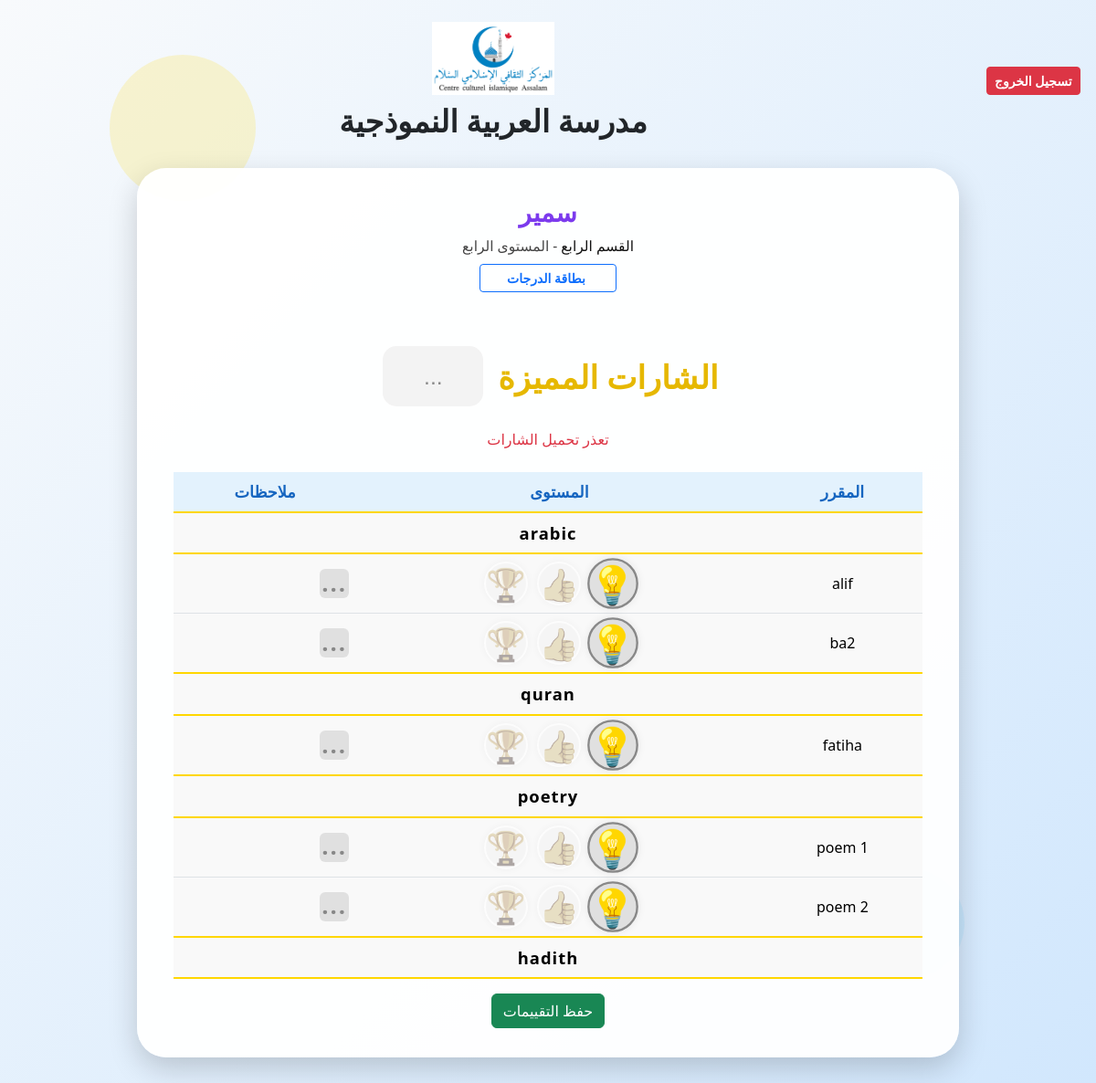
The app's page /student_abilities/23/8 (signed in) with its own data.
### tables this page shows
CREATE TABLE students (
        id INTEGER PRIMARY KEY,
        name TEXT NOT NULL,
        class_id INTEGER,
        email TEXT,
        phone TEXT,
        notes TEXT,
        alerts TEXT
    , date_of_birth TEXT, secondary_email TEXT);

CREATE TABLE classes (
        id INTEGER PRIMARY KEY AUTOINCREMENT,
        name TEXT NOT NULL,
        teacher_id INTEGER,
        local_admin_id INTEGER NOT NULL,
        level_id INTEGER, backup_teacher_id INTEGER, dawra1_pub_start TEXT, dawra1_pub_end TEXT, dawra2_pub_start TEXT, dawra2_pub_end TEXT, dawra3_pub_start TEXT, dawra3_pub_end TEXT, year_pub_start TEXT, year_pub_end TEXT,
        FOREIGN KEY(teacher_id) REFERENCES teachers(id),
        FOREIGN KEY(local_admin_id) REFERENCES users(id),
        FOREIGN KEY(level_id) REFERENCES levels(id)
    );

CREATE TABLE levels (
        id INTEGER PRIMARY KEY AUTOINCREMENT,
        name TEXT NOT NULL,
        local_admin_id INTEGER NOT NULL,
        FOREIGN KEY(local_admin_id) REFERENCES users(id)
    );

CREATE TABLE curriculum_groups (
        id INTEGER PRIMARY KEY AUTOINCREMENT,
        name TEXT NOT NULL,
        local_admin_id INTEGER NOT NULL, level_id INTEGER,
        FOREIGN KEY(local_admin_id) REFERENCES users(id)
    );

CREATE TABLE curriculum_items (
        id INTEGER PRIMARY KEY AUTOINCREMENT,
        group_id INTEGER NOT NULL,
        name TEXT NOT NULL,
        FOREIGN KEY(group_id) REFERENCES curriculum_groups(id)
    );

### main.py (the view, shortened to what this page needs)
@app.route('/student_abilities/<int:student_id>/<int:class_id>', methods=['GET', 'POST'])
def student_abilities(student_id, class_id):
    from flask import session, redirect, url_for
    if 'user_id' not in session:
        return redirect(url_for('login'))
    import sqlite3
    from flask import jsonify
    import os
    import json
    conn = sqlite3.connect('ArabicSchool.db', timeout=10, check_same_thread=False)
    c = conn.cursor()
    info_path = os.path.join(os.path.dirname(__file__), 'school_info.json')
    if os.path.exists(info_path):
        with open(info_path, encoding='utf-8') as f:
            school_info = json.load(f)
    else:
        school_info = {"name": "", "logo": "school_logo.png"}
    c.execute('SELECT name, level_id FROM classes WHERE id=?', (class_id,))
    row = c.fetchone()
    if not row or not row[0] or not row[1]:
        conn.close()
        error_message = 'لم يتم العثور على الصف أو المستوى المطلوب.'
        return render_template('student_abilities.html', school_info=school_info, error_message=error_message)
    class_name = row[0]
    level_id = row[1]
    c.execute('SELECT name FROM levels WHERE id=?', (level_id,))
    level_row = c.fetchone()
    class_level = level_row[0] if level_row else ''
    c.execute('''SELECT cg.id, cg.name FROM curriculum_groups cg WHERE cg.level_id=?''', (level_id,))
    groups = []
    for group_id, group_name in c.fetchall():
        c.execute('''SELECT ci.id, ci.name FROM curriculum_items ci WHERE ci.group_id=?''', (group_id,))
        items = [{'id': cid, 'name': name} for cid, name in c.fetchall()]
        groups.append({'group_name': group_name, 'items': items})
    c.execute('SELECT curriculum_item_id, level, comment, comment_updated_at, comment_user FROM student_grades WHERE student_id=?', (student_id,))
    rows = c.fetchall()
    scores = {row[0]: row[1] for row in rows}
    comments = {row[0]: row[2] or '' for row in rows}
    comment_meta = {row[0]: {'updated_at': row[3], 'user': row[4]} for row in rows}
    editable = session.get('role') in ('teacher', 'local_admin')
    level_badges = [
        { 'label': 'بحاجة لمتابعة', 'class': 'level-none', 'icon': '💡' },
        { 'label': 'متوسط', 'class': 'level-intermediate', 'icon': '👍' },
        { 'label': 'متميز', 'class': 'level-master', 'icon': '🏆' },
    ]
    c.execute('SELECT name FROM students WHERE id=?', (student_id,))
    row = c.fetchone()
    student_name = row[0] if row else ''
    from datetime import datetime
    today_str = datetime.now().strftime('%Y-%m-%d')
    conn2 = sqlite3.connect('ArabicSchool.db', timeout=10, check_same_thread=False)
    c2 = conn2.cursor()
    c2.execute('SELECT id, due_date, description, files FROM homework WHERE class_id=? AND due_date >= ? ORDER BY due_date ASC', (class_id, today_str))
    homework_rows = c2.fetchall()
    conn2.close()
    homeworks = []
    return render_template('student_abilities.html', school_info=school_info, groups=groups, scores=scores, comments=comments, comment_meta=comment_meta, editable=editable, level_badges=level_badges, student_name=student_name, student_id=student_id, class_id=class_id, class_name=class_name, class_level=class_level, homeworks=homeworks)

### templates/student_abilities.html (shortened to what this page needs)
<!DOCTYPE html>
<html lang="ar" dir="rtl">
<head>
    <link href="https://cdn.jsdelivr.net/npm/bootstrap@5.3.3/dist/css/bootstrap.min.css" rel="stylesheet">
</head>
<body>
    {% if error_message %}
    <div class="alert alert-danger text-center mt-5" role="alert" style="font-size:1.3rem;">
        {{ error_message }}
    </div>
    {% else %}
    <div class="d-flex justify-content-between align-items-center mb-4" style="padding-top: 24px;">
        <div class="text-start" style="min-width:120px;">
            <a href="/logout" class="btn btn-danger btn-sm" style="font-weight:bold; min-width:100px;">تسجيل الخروج</a>
        </div>
        <div class="text-center w-100">
            <img src="/static/{{ school_info.logo }}" alt="شعار المدرسة" style="max-height: 80px; margin-bottom: 8px;">
            <h1 style="font-size:2.1rem; font-weight:bold; margin-bottom:0;">{{ school_info.name }}</h1>
        </div>
    </div>
    <div class="bg-shape bg-shape1"></div>
    {% endif %}
    <div class="student-card">
        <h3 class="mb-2 text-center" style="color:#1769aa; font-weight:700;">
                     {% if student_name %}
            <span style="font-family:inherit; font-size:inherit; font-weight:inherit; color:#7c3aed;">{{ student_name }}</span>
            {% endif %}
        </h3>
        {% if class_name or class_level %}
        <div class="text-center" style="font-size:1.02rem; color:#222; font-weight:500; margin-bottom:1.2rem; display: flex; flex-direction: column; align-items: center; gap: 0.5rem;">
            <span style="font-size:0.97rem; color:#111; font-weight:400;">
              القسم
                {% if class_name %}{{ class_name }}{% endif %}
                {% if class_level %} <span style="color:#444;">-  المستوى
                  {{ class_level }}</span>{% endif %}
            </span>
            <a href="/score_card/{{ student_id }}" target="_blank" class="btn btn-outline-primary btn-sm" style="min-width: 150px; font-weight:600;">
                 بطاقة الدرجات
            </a>
        </div>
        {% endif %}
        <div class="super-badges-title" style="text-align:center; font-size:2.2rem; font-weight:bold; margin: 32px 0 8px 0; color:#e6b800; display:flex; align-items:center; justify-content:center; gap:18px;">
    <span style="flex:unset; display:flex; align-items:center; gap:10px;">
        <span>الشارات المميزة</span>
        <button id="super-badges-notes-btn" class="super-badge-notes-btn" title="ملاحظات الشارات" type="button" style="padding:0; margin:0; vertical-align:middle; display:flex; align-items:center; justify-content:center;">
    <span id="super-badges-notes-icon" style="font-size:1.55rem; min-width:110px; min-height:66px; padding:10px 21px; border-radius:15px; background:#ffeaea; color:#e53935; font-weight:bold; display:flex; align-items:center; justify-content:center; text-align:center;">...</span>
</button>
    </span>
</div>
        <div id="super-badges-row" class="super-badges-row"></div>
        <table class="table curriculum-table" id="abilities-table">
            <thead>
                <tr>
                    <th>المقرر</th>
                    <th>المستوى</th>
                    <th>ملاحظات</th>
                </tr>
            </thead>
            <tbody>
                {% for group in groups %}
                    <tr class="category-header"><td colspan="3">{{ group.group_name }}</td></tr>
                    {% for item in group["items"] %}
                    <tr>
                        <td>{{ item.name }}</td>
                        <td>
                            {% if editable %}
                                <div class="badge-levels ability-badges" data-course-id="{{ item.id }}">
                                    {% for badge in level_badges %}
                                    <span class="badge-icon{% if scores[item.id]|default(0)==loop.index0 %} selected {{ badge.class }}{% endif %}" data-level="{{ loop.index0 }}" data-course-id="{{ item.id }}">{{ badge.icon }}</span>
                                    {% endfor %}
                                </div>
                            {% endif %}
                        </td>
                        <td>
                            <button type="button" class="btn btn-sm comment-btn d-flex align-items-center justify-content-center"
                                style="width:32px;height:32px;border-radius:6px;padding:0;background: {{ comments[item.id]|default('') and '#ffcdd2' or '#e0e0e0' }}; color: {{ comments[item.id]|default('') and '#b71c1c' or '#888' }}; border: none; outline: none; font-size: 1.3rem; font-weight: bold;"
                                data-course-id="{{ item.id }}"
                                data-comment="{{ comments[item.id]|default('')|e }}">
                                {% if comments[item.id]|default('') %}
                                    <span style="font-family: 'Cairo', 'Tahoma', Arial, sans-serif;">م</span>
                                {% else %}
                                    <span style="font-size:1.6rem;letter-spacing:2px;">...</span>
                                {% endif %}
                            </button>
                        </td>
                    </tr>
                    {% endfor %}
                {% endfor %}
            </tbody>
        </table>
        {% if editable %}
        <div class="text-center">
            <button class="btn btn-success" id="save-abilities-btn">حفظ التقييمات</button>
        </div>
        {% endif %}
    </div>
</body>
</html>

### templates/student_abilities.html (style rules this page uses)
body { background: linear-gradient(135deg, #f8fafc 0%, #d1e7fd 100%); min-height: 100vh; overflow-x: hidden; transition: background 1.2s cubic-bezier(.68,-0.55,.27,1.55); }
.bg-shape { position: absolute; border-radius: 50%; opacity: 0.18; z-index: 0; animation: float 8s ease-in-out infinite; }
.bg-shape1 { width: 160px; height: 160px; background: #ffd700; top: 5%; left: 10%; animation-delay: 0s; }
.student-card { border-radius: 2rem; box-shadow: 0 12px 32px rgba(0,0,0,0.18); background: rgba(255,255,255,0.95); padding: 2rem 2.5rem; margin: 2rem auto; max-width: 900px; position: relative; z-index: 2; animation: cardFadeIn 1.2s cubic-bezier(.68,-0.55,.27,1.55); }
.category-header { background: #fffbe7; color: #b8860b; font-weight: bold; font-size: 1.15rem; text-align: center; letter-spacing: 1px; border-top: 2px solid #ffd700; border-bottom: 2px solid #ffd700; }
.badge-levels { display: flex; gap: 0.4rem; justify-content: center; align-items: center; }
.badge-icon { font-size: 2.2rem; width: 48px; height: 48px; display: flex; align-items: center; justify-content: center; border-radius: 50%; margin: 0 2px; box-shadow: 0 0 8px 0 rgba(0,0,0,0.08); border: 2px solid #fff; transition: box-shadow 0.3s, transform 0.3s, filter 0.3s, background 0.3s; position: relative; opacity: 0.55; filter: grayscale(0.7); cursor: pointer; background: #f3f3f3; }
.badge-icon.selected { opacity: 1; filter: none; background: #fffbe7; border: 2px solid #ffd700; z-index: 2; transform: scale(1.16); }
.badge-icon.selected.level-none { animation: glow-blue 1.1s infinite linear alternate; }
.badge-icon.selected.level-none { background: #e0e0e0; color: #888; border: 2px solid #888; }
.curriculum-table th, .curriculum-table td { text-align: center; vertical-align: middle; }
.curriculum-table th { background: #e3f2fd; color: #1565c0; font-size: 1.1rem; }
.curriculum-table td { background: #f9f9f9; transition: background 0.3s; }
.super-badges-row { display: flex; flex-wrap: wrap; gap: 1.2rem; justify-content: center; align-items: flex-start; max-width: 800px; margin: 1.5rem auto 1.5rem auto; }
.super-badge-notes-btn { border: none !important; background: none !important; padding: 0 !important; margin: 0 6px !important; outline: none !important; box-shadow: none !important; cursor: pointer; display: flex; align-items: center; justify-content: center; min-width: 0; min-height: 0; }
.super-badge-notes-btn #super-badges-notes-icon { font-size: 1.1rem; min-width: 60px; padding: 2px 10px; border-radius: 8px; background: #ffeaea; color: #e53935; font-weight: bold; display: inline-block; margin: 0; }
.super-badge-notes-btn.no-note #super-badges-notes-icon { background: #f3f3f3 !important; color: #888 !important; font-weight: normal !important; }
.super-badge-notes-icon { display: flex; align-items: center; justify-content: center; width: 44px; height: 44px; border-radius: 10px; font-family: 'Cairo', 'Tahoma', Arial, sans-serif; font-size: 1.7rem; text-align: center; transition: background 0.2s, color 0.2s, font-weight 0.2s; user-select: none; }
.super-badge-notes-btn.no-note .super-badge-notes-icon { background: #f3f3f3 !important; color: #888 !important; font-weight: normal !important; }

### records on screen
students: name "سمير"
classes: name "الرابع"
levels: name "الرابع"
curriculum_groups: group_name "arabic"
curriculum_items: name "alif", icon "💡" "👍" "🏆"
curriculum_items: name "ba2", icon "💡" "👍" "🏆"
curriculum_groups: group_name "quran"
curriculum_items: name "fatiha", icon "💡" "👍" "🏆"
curriculum_groups: group_name "poetry"
curriculum_items: name "poem 1", icon "💡" "👍" "🏆"
curriculum_items: name "poem 2", icon "💡" "👍" "🏆"
curriculum_groups: group_name "hadith"

### other values on screen
{{ school_info.name }} "مدرسة العربية النموذجية"
